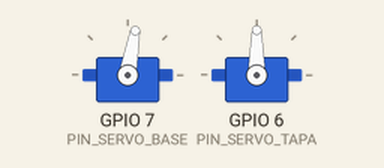
Simulated run of this sketch. Board: ESP32. Parts: 2 × servo.

Above: at 0.0 s.
At 1.0 s:
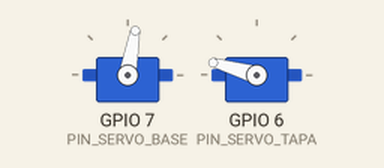
At 5.0 s:
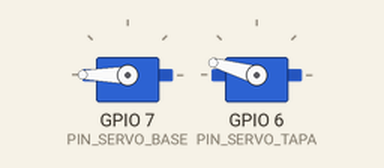
At 8.5 s:
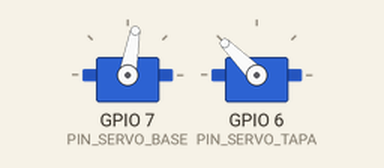
Timing chart, 0 to 10.0 s (numbered marks = the images above):
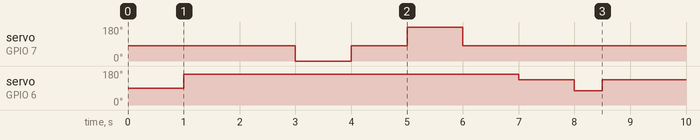

The sketch:

calibracion_servo.ino
```cpp
#include <ESP32Servo.h>

// PINES SERVO
const int PIN_SERVO_BASE = 7;
const int PIN_SERVO_TAPA = 6;

Servo servoInferior;
Servo servoSuperior;

bool turno = true;

void setup() {
  servoInferior.attach(PIN_SERVO_BASE, 500, 2400);
  servoSuperior.attach(PIN_SERVO_TAPA, 500, 2400);
}

void loop() {
  if(turno){
    servoInferior.write(80);
    delay(1000);
    servoSuperior.write(164);
    delay(1000);
    servoInferior.write(80);
    delay(1000);
    servoInferior.write(0);
    delay(1000);
    servoInferior.write(80);
    delay(1000);
    servoInferior.write(180);
    delay(1000);
    servoInferior.write(80);
    delay(1000);
    servoSuperior.write(135);
    delay(1000);
    servoSuperior.write(75);
    delay(500);
    servoSuperior.write(135);

    turno = false;
  }
}
```

Measured:
- by itself, servo on GPIO 7 (PIN_SERVO_BASE): 80° → 0° at 3.0 s, → 80° 1.0 s later, → 180° 1.0 s later, → 80° 1.0 s later
- by itself, servo on GPIO 6 (PIN_SERVO_TAPA): 90° → 164° at 1.0 s, → 135° 6.0 s later, → 75° 1.0 s later, → 135° 0.50 s later
